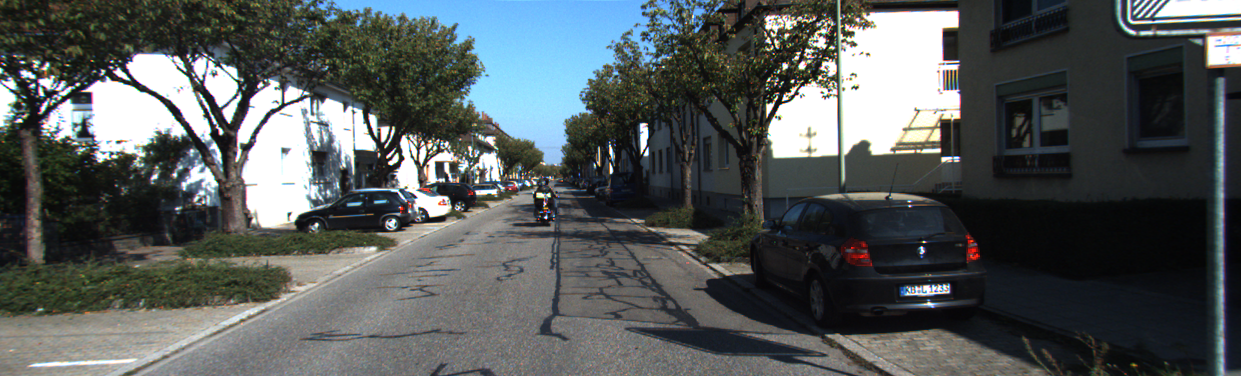
%> input picture HW3/It1_L.png, 1241 x 376 px
$ octave P3_3.m   (GNU Octave 9; MATLAB toolbox functions it lacks are replaced by stand-ins)
%> lines starting %> are read from the running program, lines starting %| are printed output that depends on the picture
% Visual Odometry Part 3: 3D to 3D motion estimation
clear
clc

% Code to call your function-----------------------------------------------
% load in the images
It0_left = rgb2gray(imread('It1_L.png'));
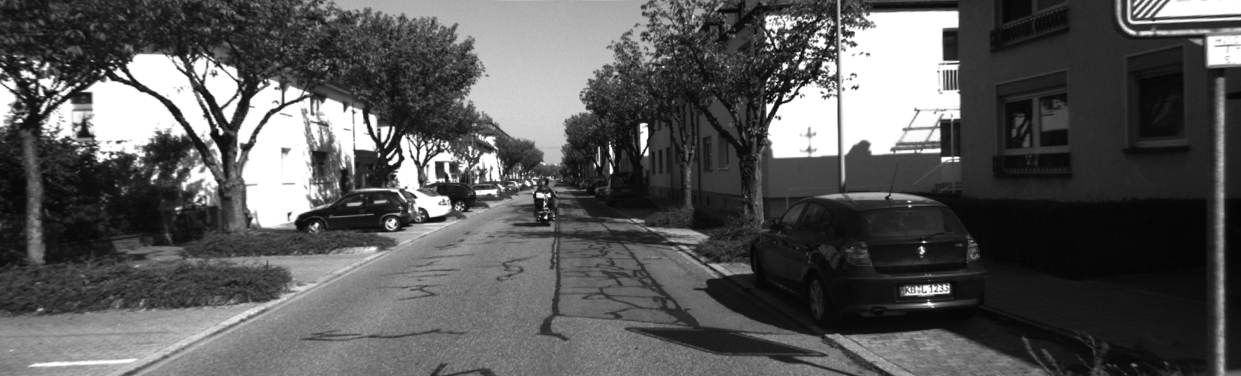
%> It0_left: size 376x1241 uint8; min 4, max 255, mean 88.1
It0_right = rgb2gray(imread('It1_R.png'));
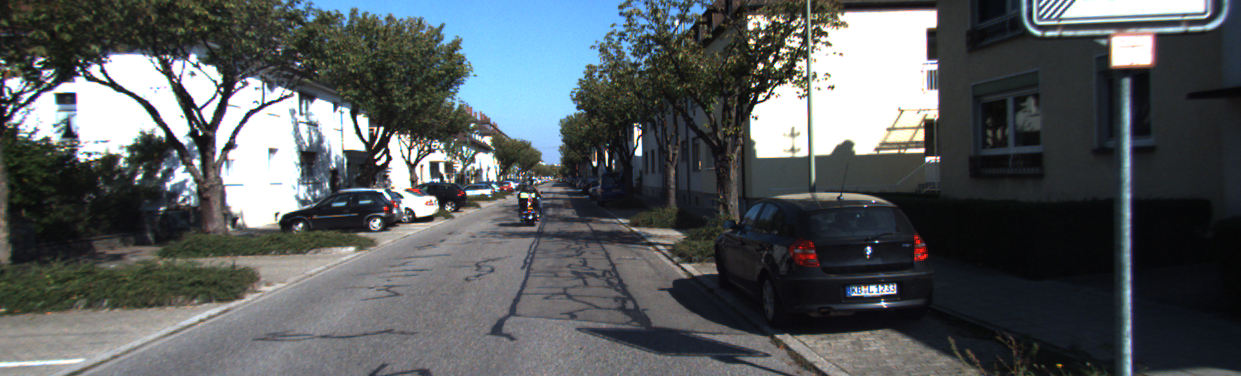
%> input picture HW3/It1_R.png, 1241 x 376 px
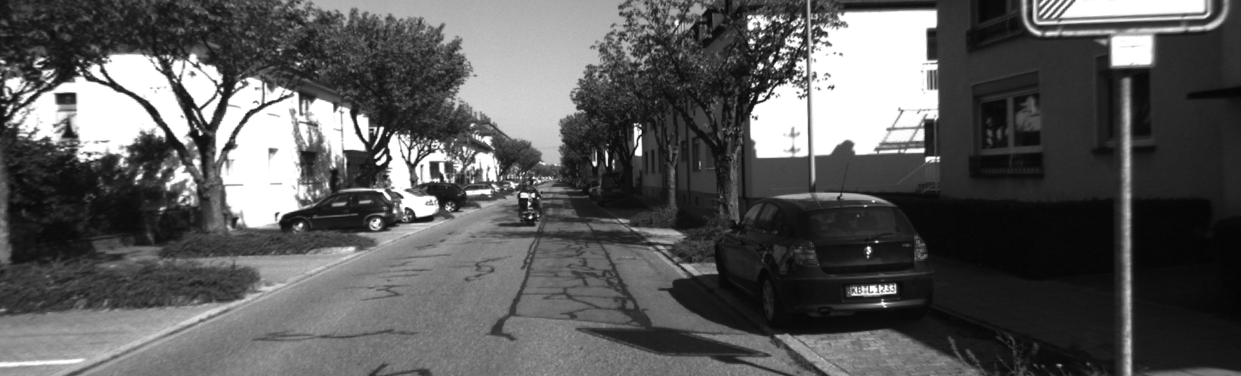
%> It0_right: size 376x1241 uint8; min 4, max 255, mean 90.1
It1_left = rgb2gray(imread('It2_L.png'));
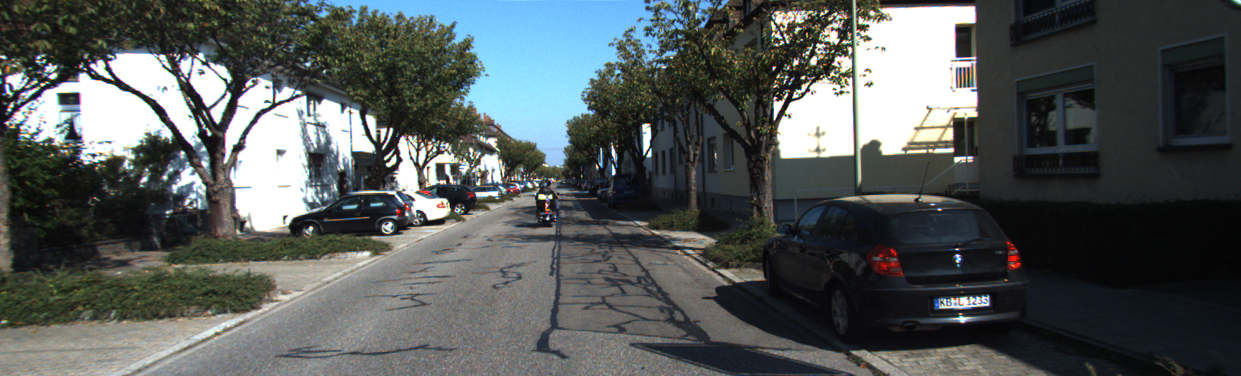
%> input picture HW3/It2_L.png, 1241 x 376 px
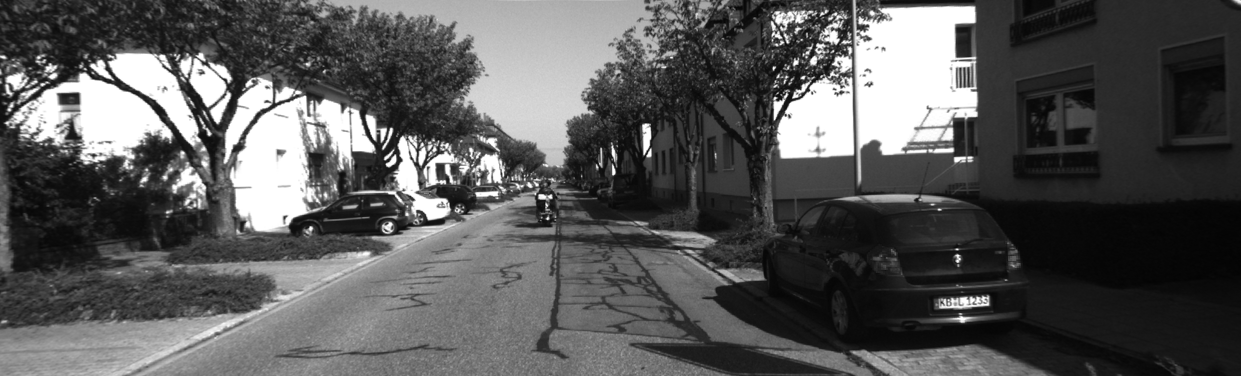
%> It1_left: size 376x1241 uint8; min 3, max 255, mean 87.7
It1_right = rgb2gray(imread('It2_R.png'));
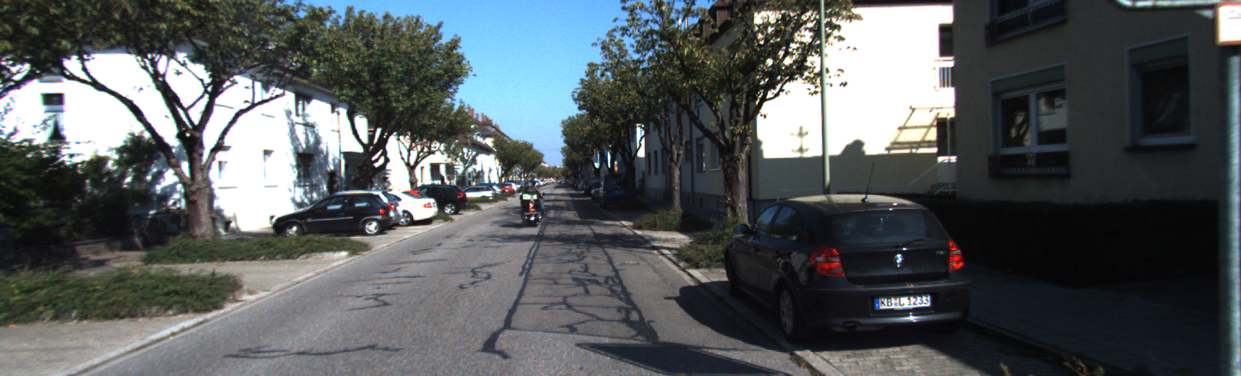
%> input picture HW3/It2_R.png, 1241 x 376 px
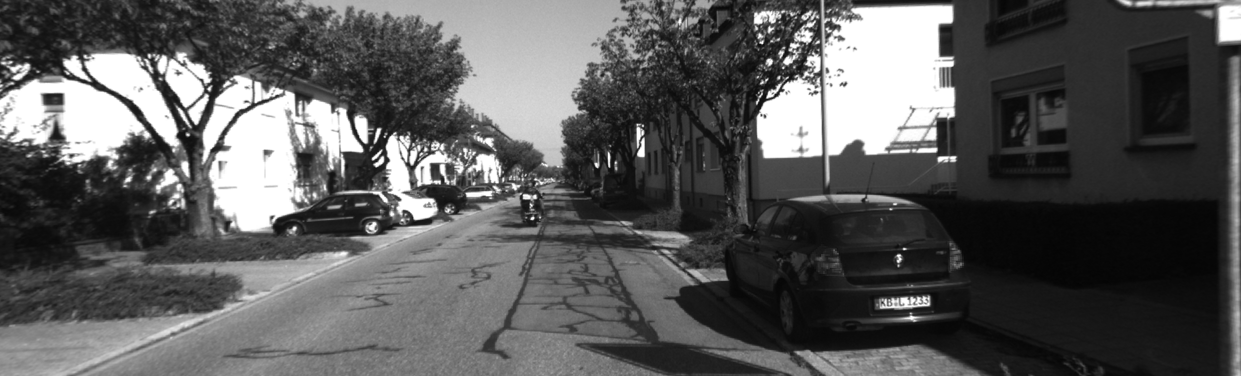
%> It1_right: size 376x1241 uint8; min 4, max 255, mean 89.8

[R_total,t_total] = motionEstimation3Dto3D(It0_left, It0_right, It1_left, It1_right);
% [2 lines not run here, left out]
function [R,t] = motionEstimation3Dto3D(It0_left, It0_right, It1_left, It1_right)
    %
    % 3D to 3D motion estimation. t0 and t1 refer to the time frames t and
    % t+1, respectively.
    %
    % read calibration parameters (intrinsic and extrinsic) from the
    % calibration file
    calibname = 'calib.txt';
%> (the run ends here)
